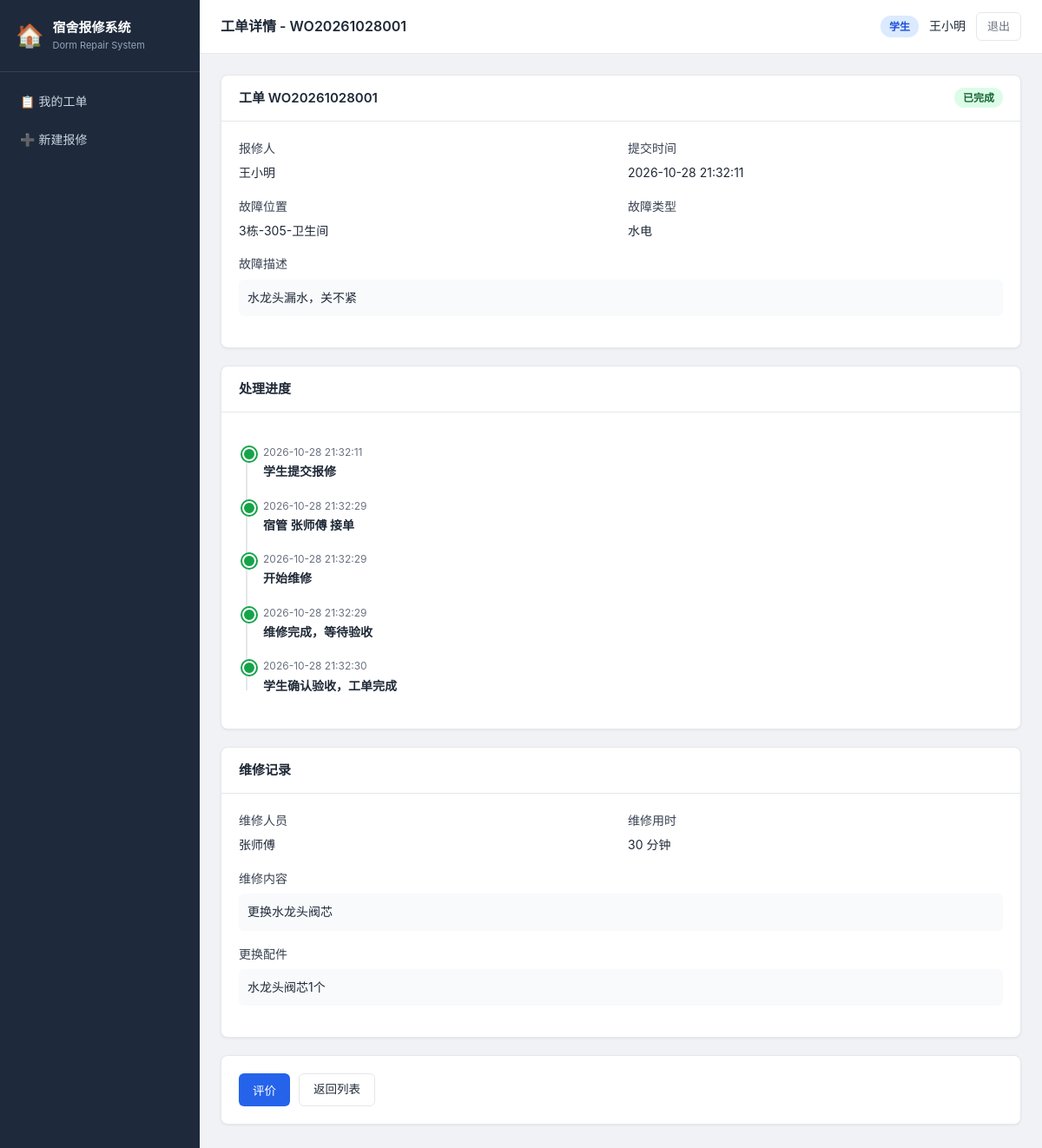
The app's page /student/orders/1 (signed in) with its own data.
### tables this page shows
CREATE TABLE work_orders (
        id INTEGER PRIMARY KEY AUTOINCREMENT,
        work_order_no TEXT UNIQUE NOT NULL,
        reporter_id INTEGER NOT NULL,
        reporter_name TEXT NOT NULL,
        location TEXT NOT NULL,
        building TEXT NOT NULL,
        fault_type TEXT NOT NULL,
        description TEXT NOT NULL,
        status TEXT NOT NULL DEFAULT 'pending',
        handler_id INTEGER,
        handler_name TEXT,
        repair_content TEXT,
        parts_replaced TEXT,
        duration_min INTEGER,
        created_at TEXT NOT NULL,
        accepted_at TEXT,
        repair_started_at TEXT,
        completed_at TEXT,
        confirmed_at TEXT,
        cancelled_at TEXT,
        FOREIGN KEY (reporter_id) REFERENCES users(id),
        FOREIGN KEY (handler_id) REFERENCES users(id)
    );

### app.py (the view)
@app.route('/student/orders/<int:order_id>')
@login_required
@role_required('student')
def student_order_detail(order_id):
    conn = get_conn()
    order = conn.execute("SELECT * FROM work_orders WHERE id=? AND reporter_id=?",
                         (order_id, session['user_id'])).fetchone()
    if not order:
        conn.close()
        abort(404)
    eval_row = conn.execute("SELECT * FROM evaluations WHERE work_order_id=?", (order_id,)).fetchone()
    conn.close()
    before_imgs, after_imgs = get_order_images(order_id)
    return render_template('student/order_detail.html', order=order,
                           before_imgs=before_imgs, after_imgs=after_imgs, evaluation=eval_row)

### app.py (called while the page is built)
def get_order_images(work_order_id):
    conn = get_conn()
    rows = conn.execute(
        "SELECT image_path,image_type FROM order_images WHERE work_order_id=? ORDER BY id",
        (work_order_id,)
    ).fetchall()
    conn.close()
    before = [r['image_path'] for r in rows if r['image_type'] == 'before']
    after = [r['image_path'] for r in rows if r['image_type'] == 'after']
    return before, after

def login_required(f):
    @wraps(f)
    def wrap(*args, **kwargs):
        if 'user_id' not in session:
            return redirect(url_for('login'))
        return f(*args, **kwargs)
    return wrap

def role_required(*roles):
    def decorator(f):
        @wraps(f)
        def wrap(*args, **kwargs):
            if session.get('role') not in roles:
                abort(403)
            return f(*args, **kwargs)
        return wrap
    return decorator

### db.py (called while the page is built)
def get_conn():
    conn = sqlite3.connect(DB_PATH)
    conn.row_factory = sqlite3.Row
    conn.execute("PRAGMA foreign_keys = ON")
    return conn

### templates/student/order_detail.html (shortened to what this page needs)
{% extends "base.html" %}
{% block page_title %}工单详情 - {{ order.work_order_no }}{% endblock %}
{% block content %}
<div class="card">
  <div class="card-header">
    <span>工单 {{ order.work_order_no }}</span>
    <span class="status status-{{ order.status }}">
      {{ {'pending':'待接单','accepted':'已接单','repairing':'维修中','waiting_confirm':'待验收','completed':'已完成','cancelled':'已取消'}[order.status] }}
    </span>
  </div>
  <div class="card-body">
    <div class="form-row">
      <div class="form-group"><label>报修人</label><div>{{ order.reporter_name }}</div></div>
      <div class="form-group"><label>提交时间</label><div>{{ order.created_at }}</div></div>
    </div>
    <div class="form-row">
      <div class="form-group"><label>故障位置</label><div>{{ order.location }}</div></div>
      <div class="form-group"><label>故障类型</label><div>{{ order.fault_type }}</div></div>
    </div>
    <div class="form-group">
      <label>故障描述</label>
      <div style="padding:10px;background:#f8fafc;border-radius:6px;">{{ order.description }}</div>
    </div>
  </div>
</div>
<div class="card">
  <div class="card-header">处理进度</div>
  <div class="card-body">
    <div class="timeline">
      <div class="timeline-item done">
        <div class="tl-time">{{ order.created_at }}</div>
        <div class="tl-title">学生提交报修</div>
      </div>
      {% if order.accepted_at %}
      <div class="timeline-item done">
        <div class="tl-time">{{ order.accepted_at }}</div>
        <div class="tl-title">宿管 {{ order.handler_name }} 接单</div>
      </div>
      {% endif %}
      {% if order.repair_started_at %}
      <div class="timeline-item done">
        <div class="tl-time">{{ order.repair_started_at }}</div>
        <div class="tl-title">开始维修</div>
      </div>
      {% endif %}
      {% if order.completed_at %}
      <div class="timeline-item done">
        <div class="tl-time">{{ order.completed_at }}</div>
        <div class="tl-title">维修完成，等待验收</div>
      </div>
      {% endif %}
      {% if order.confirmed_at %}
      <div class="timeline-item done">
        <div class="tl-time">{{ order.confirmed_at }}</div>
        <div class="tl-title">学生确认验收，工单完成</div>
      </div>
      {% endif %}
    </div>
  </div>
</div>
{% if order.repair_content %}
<div class="card">
  <div class="card-header">维修记录</div>
  <div class="card-body">
    <div class="form-row">
      <div class="form-group"><label>维修人员</label><div>{{ order.handler_name }}</div></div>
      <div class="form-group"><label>维修用时</label><div>{{ order.duration_min }} 分钟</div></div>
    </div>
    <div class="form-group">
      <label>维修内容</label>
      <div style="padding:10px;background:#f8fafc;border-radius:6px;">{{ order.repair_content }}</div>
    </div>
    {% if order.parts_replaced %}
    <div class="form-group">
      <label>更换配件</label>
      <div style="padding:10px;background:#f8fafc;border-radius:6px;">{{ order.parts_replaced }}</div>
    </div>
    {% endif %}
  </div>
</div>
{% endif %}
<div class="card">
  <div class="card-body" style="display:flex;gap:10px;flex-wrap:wrap;">
    {% if order.status == 'completed' %}
      {% if not evaluation %}
      <button class="btn btn-primary" onclick="document.getElementById('eval-form').style.display='block'">评价</button>
      {% else %}
      <div style="color:var(--success);">已评价：{{ '⭐' * evaluation.rating }} {{ evaluation.comment }}</div>
      {% endif %}
    {% endif %}
    <a href="{{ url_for('student_orders') }}" class="btn btn-default">返回列表</a>
  </div>
</div>
{% endblock %}

### templates/base.html (shortened to what this page needs)
<!DOCTYPE html>
<html lang="zh-CN">
<head>
<link rel="stylesheet" href="{{ url_for('static', filename='css/style.css') }}">
</head>
<body>
<div class="layout">
  <aside class="sidebar">
    <div class="brand">
      <div class="logo">🏠</div>
      <div>
        <h1>宿舍报修系统</h1>
        <p>Dorm Repair System</p>
      </div>
    </div>
    <nav>
      {% if session.role == 'student' %}
        <a href="{{ url_for('student_orders') }}" class="{% if request.endpoint == 'student_orders' %}active{% endif %}">📋 我的工单</a>
        <a href="{{ url_for('student_new_order') }}" class="{% if request.endpoint == 'student_new_order' %}active{% endif %}">➕ 新建报修</a>
      {% endif %}
    </nav>
  </aside>
  <div class="main">
    <header class="topbar">
      <div class="topbar-title">{% block page_title %}{% endblock %}</div>
      <div class="topbar-user">
        <span class="role-badge role-{{ session.role }}">
          {% if session.role == 'student' %}学生{% elif session.role == 'dorm_manager' %}宿管{% else %}管理员{% endif %}
        </span>
        <span class="user-name">{{ session.name }}</span>
        <a href="{{ url_for('logout') }}" class="logout-btn">退出</a>
      </div>
    </header>
    <div class="content">
      {% block content %}{% endblock %}
    </div>
  </div>
</div>
</body>
</html>

### static/css/style.css (style rules this page uses)
:root { --primary: #2563eb; --primary-dark: #1d4ed8; --primary-light: #dbeafe; --bg: #f0f2f5; --surface: #ffffff; --border: #e5e7eb; --text: #1f2937; --text-muted: #6b7280; --success: #16a34a; --warning: #d97706; --danger: #dc2626; --radius: 8px; --sidebar-w: 230px; }
* { box-sizing: border-box; margin: 0; padding: 0; }
body { font-family: -apple-system, BlinkMacSystemFont, "Segoe UI", "PingFang SC", "Microsoft YaHei", sans-serif; background: var(--bg); color: var(--text); font-size: 14px; line-height: 1.6; }
.layout { display: flex; min-height: 100vh; }
.sidebar { width: var(--sidebar-w); background: #1e293b; color: #e2e8f0; position: fixed; top: 0; left: 0; bottom: 0; display: flex; flex-direction: column; }
.sidebar .brand { display: flex; align-items: center; gap: 10px; padding: 20px 18px; border-bottom: 1px solid #334155; }
.sidebar .brand .logo { font-size: 26px; }
.sidebar .brand h1 { font-size: 15px; color: #fff; font-weight: 600; }
.sidebar .brand p { font-size: 11px; color: #94a3b8; }
.sidebar nav { padding: 12px 0; flex: 1; }
.sidebar nav a { display: flex; align-items: center; gap: 10px; padding: 11px 20px; color: #cbd5e1; text-decoration: none; font-size: 14px; border-left: 3px solid transparent; transition: all .15s; }
.main { margin-left: var(--sidebar-w); flex: 1; display: flex; flex-direction: column; min-width: 0; }
.topbar { background: var(--surface); border-bottom: 1px solid var(--border); padding: 14px 24px; display: flex; justify-content: space-between; align-items: center; position: sticky; top: 0; z-index: 10; }
.topbar-title { font-size: 16px; font-weight: 600; color: var(--text); }
.topbar-user { display: flex; align-items: center; gap: 12px; }
.role-badge { padding: 3px 10px; border-radius: 12px; font-size: 12px; font-weight: 600; }
.role-student { background: #dbeafe; color: #1d4ed8; }
.user-name { font-size: 14px; color: var(--text); }
.logout-btn { color: var(--text-muted); text-decoration: none; font-size: 13px; padding: 5px 12px; border: 1px solid var(--border); border-radius: 6px; }
.content { padding: 24px; flex: 1; }
.card { background: var(--surface); border-radius: var(--radius); box-shadow: 0 1px 3px rgba(0,0,0,.06); border: 1px solid var(--border); margin-bottom: 20px; }
.card-header { padding: 14px 20px; border-bottom: 1px solid var(--border); font-weight: 600; font-size: 15px; display: flex; justify-content: space-between; align-items: center; }
.card-body { padding: 20px; }
.status { display: inline-block; padding: 2px 10px; border-radius: 12px; font-size: 12px; font-weight: 600; }
.status-completed { background: #dcfce7; color: #166534; }
.btn { display: inline-block; padding: 7px 16px; border-radius: 6px; border: none; font-size: 13.5px; cursor: pointer; text-decoration: none; font-weight: 500; transition: all .15s; }
.btn-primary { background: var(--primary); color: #fff; }
.btn-default { background: var(--surface); color: var(--text); border: 1px solid var(--border); }
.form-group { margin-bottom: 16px; }
.form-group label { display: block; margin-bottom: 6px; font-weight: 500; color: #374151; }
.form-row { display: grid; grid-template-columns: 1fr 1fr; gap: 16px; }
.timeline { position: relative; padding-left: 28px; margin: 16px 0; }
.timeline::before { content: ''; position: absolute; left: 8px; top: 6px; bottom: 6px; width: 2px; background: var(--border); }
.timeline-item { position: relative; margin-bottom: 18px; }
.timeline-item::before { content: ''; position: absolute; left: -24px; top: 4px; width: 12px; height: 12px; border-radius: 50%; background: var(--primary); border: 2px solid #fff; box-shadow: 0 0 0 2px var(--primary); }
.timeline-item.done::before { background: var(--success); box-shadow: 0 0 0 2px var(--success); }
.timeline-item .tl-time { font-size: 12px; color: var(--text-muted); }
.timeline-item .tl-title { font-weight: 600; margin-top: 2px; }

### records on screen
work_orders: work_order_no "WO20261028001", name "王小明", status "已完成", reporter_name "王小明", created_at "2026-10-28 21:32:11", location "3栋-305-卫生间", fault_type "水电", description "水龙头漏水，关不紧", accepted_at "2026-10-28 21:32:29", handler_name "张师傅", repair_started_at "2026-10-28 21:32:29", completed_at "2026-10-28 21:32:29", confirmed_at "2026-10-28 21:32:30", duration_min "30", repair_content "更换水龙头阀芯", parts_replaced "水龙头阀芯1个"
